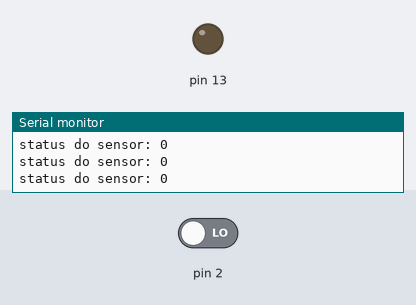
A sketch run on a simulated Arduino Uno, built with avr-gcc and run on an emulated ATmega328P. On the bench: output pins drawn as LEDs (lit = HIGH), the last lines printed to the serial monitor. Inputs (shaded band) come from the test bench; at power-on: pin 2 LOW.

Above: at 1.2 s.
1.3 s: pin 2 driven HIGH
At 2.1 s:
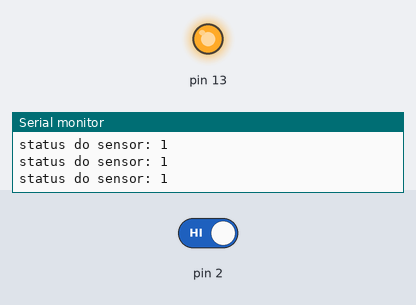
2.8 s: pin 2 driven LOW
At 3.4 s:
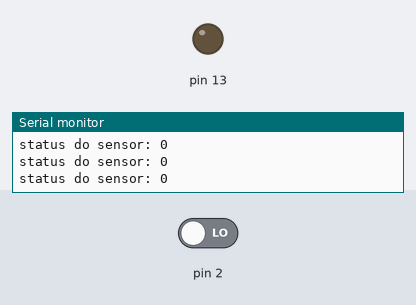
Timing chart, 0 to 5.8 s (numbered marks = the images above; inputs shaded):
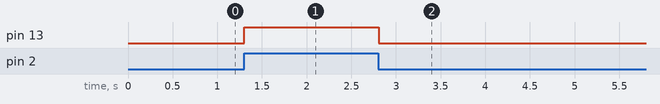

Measured:
- after the input at 1.3 s, pin 13: LOW → HIGH at once
- after the input at 2.8 s, pin 13: HIGH → LOW at once

The sketch:

infravermelho.ino
```cpp
void setup() {
  pinMode(13, OUTPUT);
  pinMode(2, INPUT);
  Serial.begin(9600);
}

void loop() {
  int status_botao = digitalRead(2);
  Serial.print("status do sensor: ");
  Serial.println(status_botao);
  if(status_botao == 1){
    digitalWrite(13, 1);
  }
  else{
    digitalWrite(13, 0);
  }
  delay(100);
}
```
